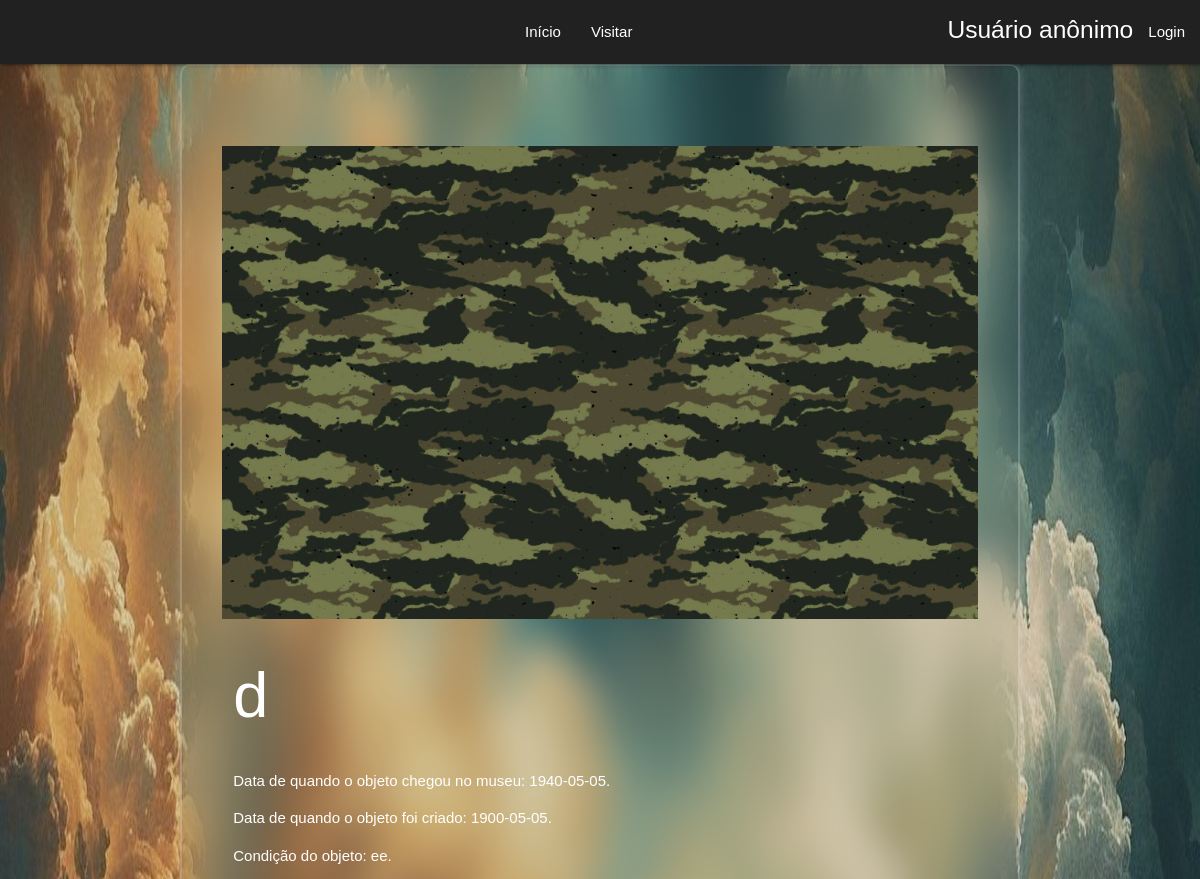
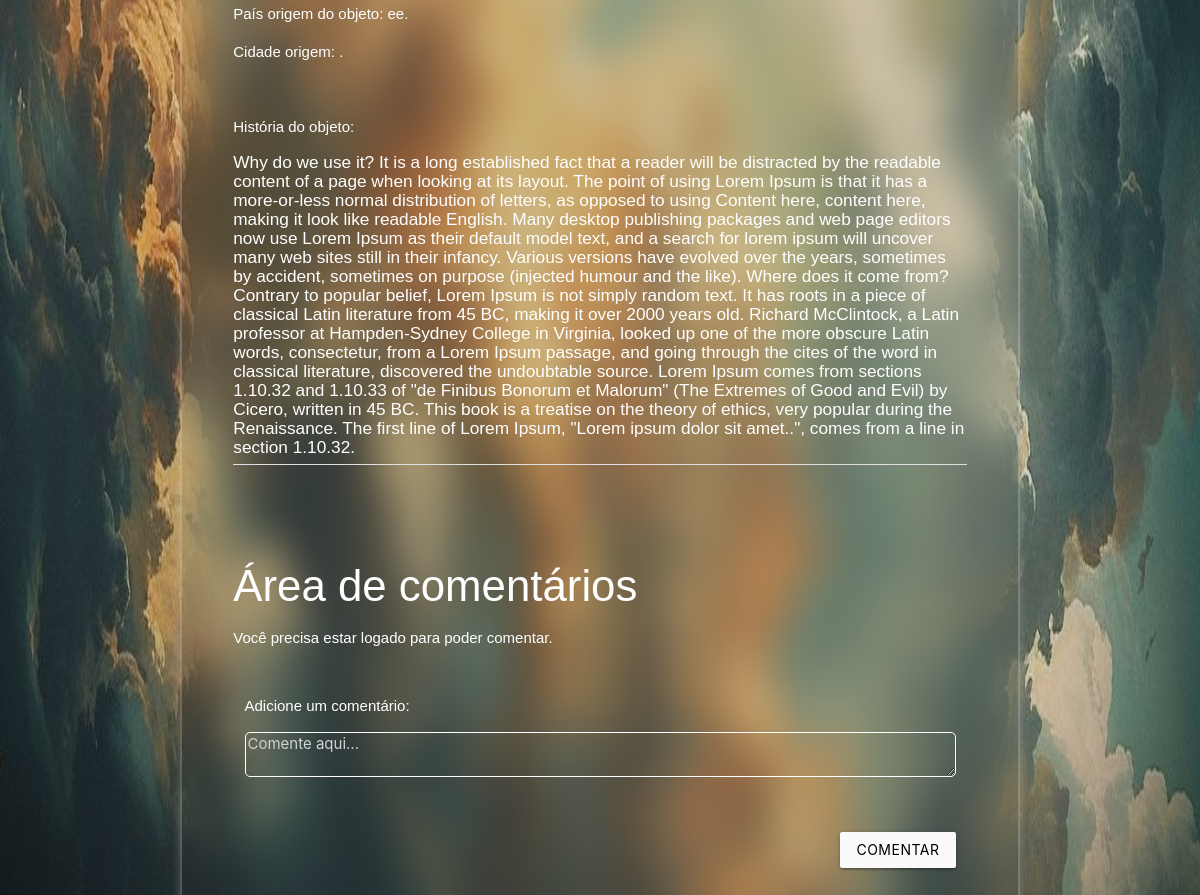
The page /form_obj.php?id_obj=15 on the database as committed earlier (2 pictures, top to bottom).
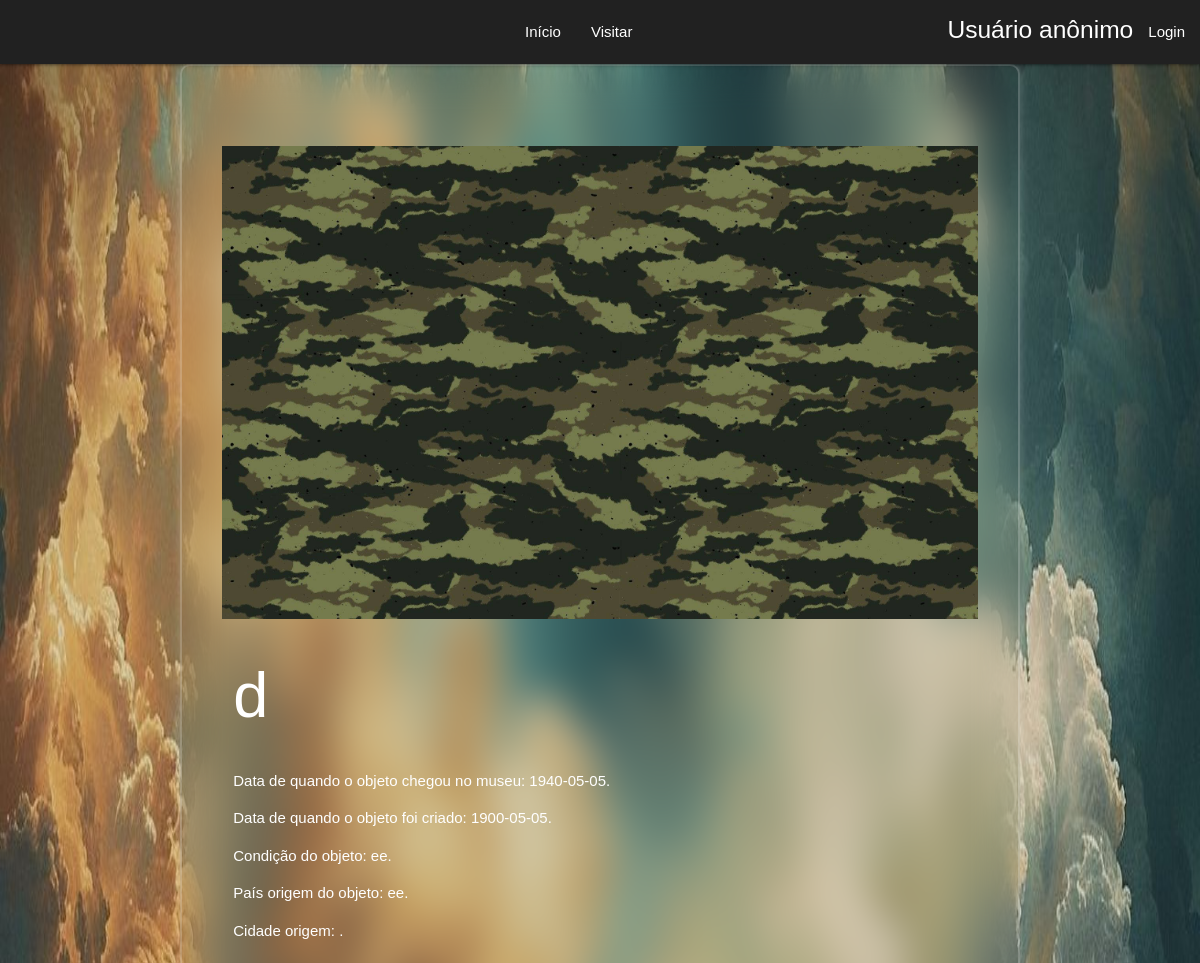
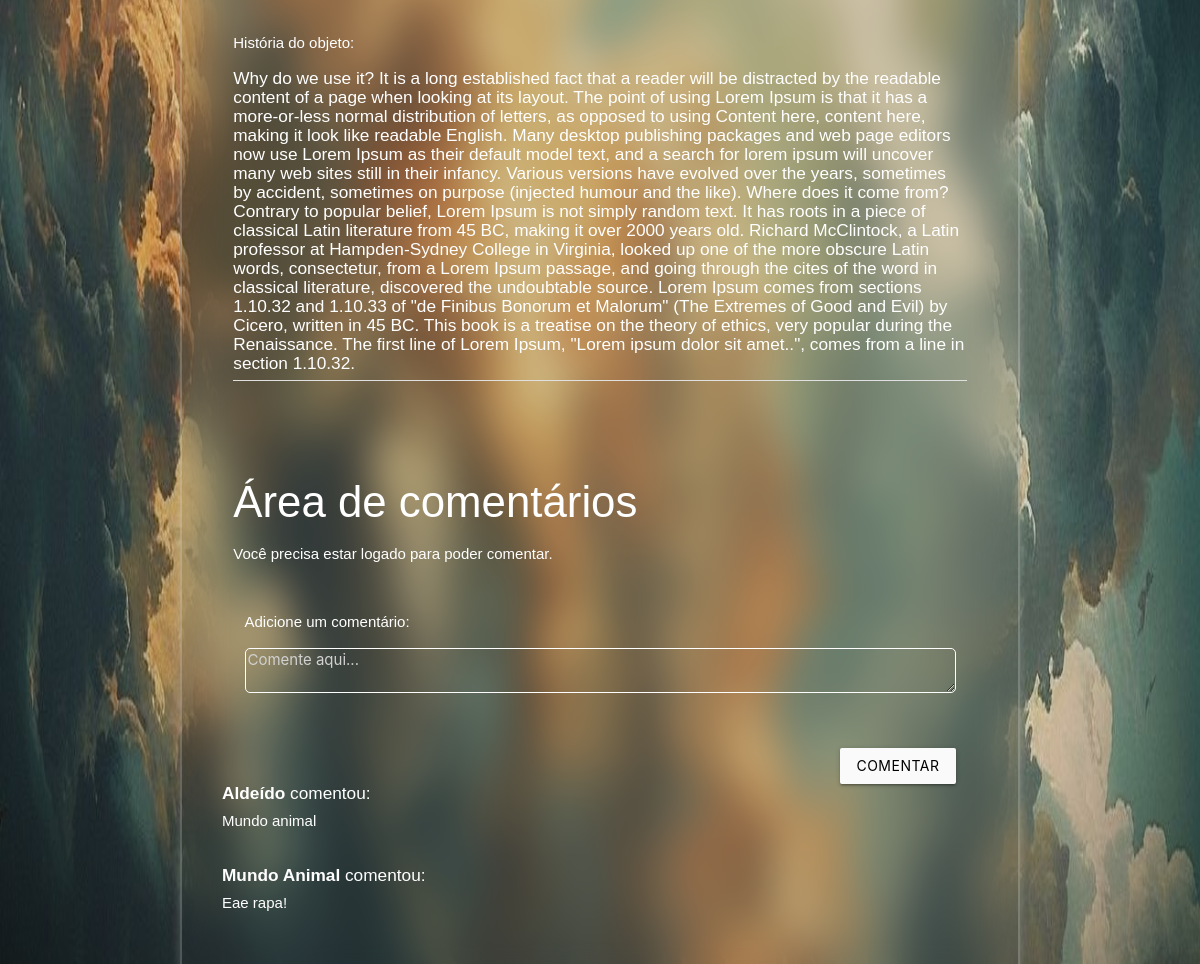
The same page on the database as committed later (2 pictures, top to bottom).
### tables this page shows
CREATE TABLE IF NOT EXISTS `comentarios` (
  `id_com` int NOT NULL AUTO_INCREMENT,
  `id_usuario` int DEFAULT NULL,
  `id_obj` int DEFAULT NULL,
  `comentario` varchar(255) DEFAULT NULL,
  `nome` varchar(255) NOT NULL,
  PRIMARY KEY (`id_com`),
  KEY `fk_c_id_usuario` (`id_usuario`),
  KEY `fk_c_id_obj` (`id_obj`)
);

### form_obj.php (the view, shortened to what this page needs)
<?php
$conexao = conectar();
$id_obj = $_GET['id_obj'];
$sql = "SELECT * FROM objeto WHERE id_obj = $id_obj";
$resultado = mysqli_query($conexao, $sql);
$objeto = mysqli_fetch_assoc($resultado);
?>
<!DOCTYPE html>
<html lang="en">
<head>
    <link rel="stylesheet" href="css/styles.css">
    <link type="text/css" rel="stylesheet" href="css/materialize.min.css" media="screen,projection" />
</head>
<body>
    <?php include_once "header.php"; ?>
    <main class="container wrapper">
        <div class="row">
            <img class="" src="css/imagens_obj/<?php echo $objeto['arquivo']; ?>">
            <div class="col s12">
                <h1 name="nome"> <?php echo $objeto['nome'] ?> </h1>
            </div>
            <div class="col s12">
                <p class="white-text" name="data_chegada"> Data de quando o objeto chegou no museu: <?php echo $objeto['data_chegada'] ?>. </p>
                <p class="white-text" name="data_criacao"> Data de quando o objeto foi criado: <?php echo $objeto['data_criacao'] ?>. </p>
                <p class="white-text" name="condicao"> Condição do objeto: <?php echo $objeto['condicao'] ?>. </p>
                <p class="white-text" name="pais_origem"> País origem do objeto: <?php echo $objeto['pais_origem'] ?>. </p>
                <p class="white-text" name="cidade_origem"> Cidade origem: <?php echo $objeto['cidade_origem'] ?>. </p>
                <br>
                <p class="white-text"> História do objeto: </p>
                <h6 class="white-text" name="historia"> <?php echo $objeto['historia'] ?> </h6>
                <div class="divider"> </div>
            </div>
            <div class="col s12">
                <form action="cad_comentario.php" method="post">
                    <br><br><br>
                    <h3>Área de comentários</h3>
                    <?php
                    if (!(isset($_SESSION['id_usuario']))) {
                        echo "<p>Você precisa estar logado para poder comentar.</p>";
                    } else {
                        echo "";
                    }
                    ?>
                    <div class="input-field col s12">
                        <p class="white-text">Adicione um comentário:</p>
                        <textarea class="text-a" style="color: white;" name="comentario" placeholder="Comente aqui..."></textarea>
                        <span class="helper-text" data-error="Campo com preenchimento obrigatório."></span>
                    </div>
                    <div class="col s12">
                        <p class="bott">
                            <button class="btn waves-effect waves-light #fafafa grey lighten-5 right black-text" type="submit">Comentar</button>
                        </p>
                    </div>
                </form>
            </div>
            <?php
            $sql_coment = "SELECT * FROM comentarios";
            $resultado_coment = mysqli_query($conexao, $sql_coment);
            while ($linha = mysqli_fetch_assoc($resultado_coment)) {
                if ($id_obj == $linha['id_obj']) {
                    echo "<h6><b>" . $linha['nome'] . "</b> comentou:</h6>" . $linha['comentario'] . "<br><br>";
                }
            }
            ?>
        </div>
    </main>
</body>
</html>

Rows that differ between the two databases and show on the page:
added comentarios: nome "Aldeído", comentario "Mundo animal"
added comentarios: nome "Mundo Animal", comentario "Eae rapa!"
